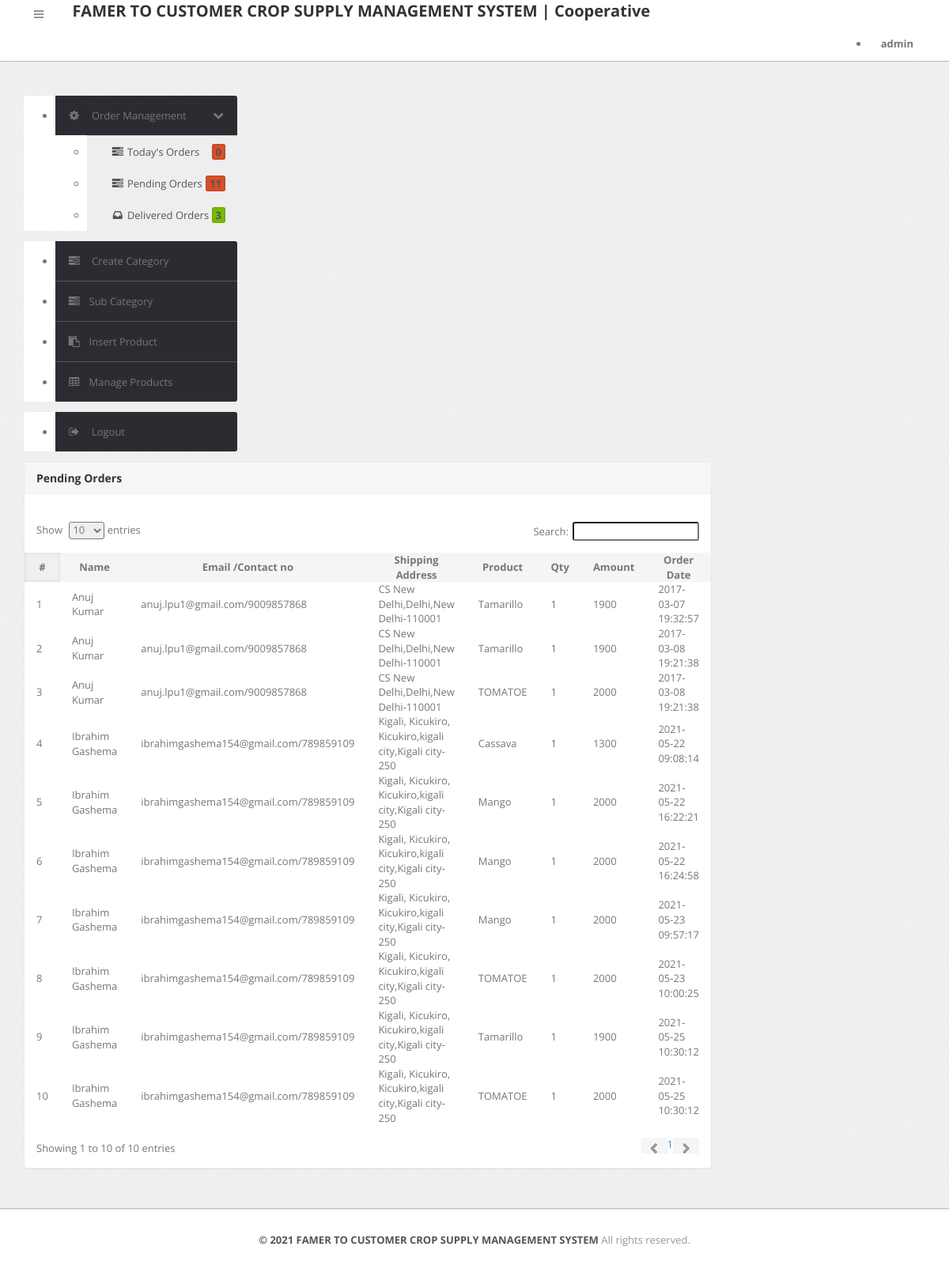
The app's page /cooperative/pending-orders.php (signed in) with its own data.
### tables this page shows
CREATE TABLE `orders` (
  `id` int(11) NOT NULL,
  `userId` int(11) DEFAULT NULL,
  `productId` varchar(255) DEFAULT NULL,
  `quantity` int(11) DEFAULT NULL,
  `orderDate` timestamp NOT NULL DEFAULT CURRENT_TIMESTAMP,
  `paymentMethod` varchar(50) DEFAULT NULL,
  `orderStatus` varchar(55) DEFAULT NULL
);

CREATE TABLE `users` (
  `id` int(11) NOT NULL,
  `name` varchar(255) DEFAULT NULL,
  `email` varchar(255) DEFAULT NULL,
  `contactno` bigint(11) DEFAULT NULL,
  `password` varchar(255) DEFAULT NULL,
  `shippingAddress` longtext,
  `shippingState` varchar(255) DEFAULT NULL,
  `shippingCity` varchar(255) DEFAULT NULL,
  `shippingPincode` int(11) DEFAULT NULL,
  `billingAddress` longtext,
  `billingState` varchar(255) DEFAULT NULL,
  `billingCity` varchar(255) DEFAULT NULL,
  `billingPincode` int(11) DEFAULT NULL,
  `regDate` timestamp NOT NULL DEFAULT CURRENT_TIMESTAMP,
  `updationDate` varchar(255) DEFAULT NULL
);

CREATE TABLE `products` (
  `id` int(11) NOT NULL,
  `category` int(11) NOT NULL,
  `subCategory` int(11) DEFAULT NULL,
  `productName` varchar(255) DEFAULT NULL,
  `productCompany` varchar(255) DEFAULT NULL,
  `productPrice` int(11) DEFAULT NULL,
  `productPriceBeforeDiscount` int(11) DEFAULT NULL,
  `quantity` varchar(100) NOT NULL,
  `productDescription` longtext,
  `productImage1` varchar(255) DEFAULT NULL,
  `productImage2` varchar(255) DEFAULT NULL,
  `productImage3` varchar(255) DEFAULT NULL,
  `shippingCharge` int(11) DEFAULT NULL,
  `productAvailability` varchar(255) DEFAULT NULL,
  `postingDate` timestamp NULL DEFAULT CURRENT_TIMESTAMP,
  `updationDate` varchar(255) DEFAULT NULL
);

### cooperative/pending-orders.php (the view, shortened to what this page needs)
<?php
if(strlen($_SESSION['alogin'])==0)
	{
header('location:index.php');
}
else{
?>
<!DOCTYPE html>
<html lang="en">
<head>
	<link type="text/css" href="bootstrap/css/bootstrap.min.css" rel="stylesheet">
	<link type="text/css" href="bootstrap/css/bootstrap-responsive.min.css" rel="stylesheet">
	<link type="text/css" href="css/theme.css" rel="stylesheet">
	<link type="text/css" href="images/icons/css/font-awesome.css" rel="stylesheet">
</head>
<body>
<?php include('include/header.php');?>
	<div class="wrapper">
		<div class="container">
			<div class="row">
<?php include('include/sidebar.php');?>
			<div class="span9">
					<div class="content">
	<div class="module">
							<div class="module-head">
								<h3>Pending Orders</h3>
							</div>
							<div class="module-body table">
									<br />
								<table cellpadding="0" cellspacing="0" border="0" class="datatable-1 table table-bordered table-striped	 display table-responsive" >
									<thead>
										<tr>
											<th>#</th>
											<th> Name</th>
											<th width="50">Email /Contact no</th>
											<th>Shipping Address</th>
											<th>Product </th>
											<th>Qty </th>
											<th>Amount </th>
											<th>Order Date</th>
										</tr>
									</thead>
<tbody>
<?php
$status='Delivered';
$query=mysqli_query($con,"select users.name as username,users.email as useremail,users.contactno as usercontact,users.shippingAddress as shippingaddress,users.shippingCity as shippingcity,users.shippingState as shippingstate,users.shippingPincode as shippingpincode,products.productName as productname,products.shippingCharge as shippingcharge,orders.quantity as quantity,orders.orderDate as orderdate,products.productPrice as productprice,orders.id as id  from orders join users on  orders.userId=users.id join products on products.id=orders.productId where orders.	orderStatus!='$status' or orders.orderStatus is null");
$cnt=1;
while($row=mysqli_fetch_array($query))
{
?>
										<tr>
											<td><?php echo htmlentities($cnt);?></td>
											<td><?php echo htmlentities($row['username']);?></td>
<td><?php echo htmlentities($row['useremail']);?>/<?php echo htmlentities($row['usercontact']);?></td>
<td><?php echo htmlentities($row['shippingaddress'].",".$row['shippingcity'].",".$row['shippingstate']."-".$row['shippingpincode']);?></td>
											<td><?php echo htmlentities($row['productname']);?></td>
											<td><?php echo htmlentities($row['quantity']);?></td>
											<td><?php echo htmlentities($row['quantity']*$row['productprice']+$row['shippingcharge']);?></td>
											<td><?php echo htmlentities($row['orderdate']);?></td>
											</tr>
										<?php $cnt=$cnt+1; } ?>
										</tbody>
								</table>
							</div>
						</div>
					</div>
				</div>
			</div>
		</div>
	</div>
<?php include('include/footer.php');?>
</body>
<?php } ?>

### cooperative/css/theme.css (style rules this page uses)
body { font-size: 13px; font-family: 'Open Sans', Arial, sans-serif; background: #fff; color: #777 }
h1, h2, h3, h4, h5, h6 { color: #333; margin-top: 0 }
h3 { font-size: 20px }
.wrapper { background: url(../images/bg.png) #eee; border-bottom: 1px solid #bbb; -webkit-box-shadow: 0 1px 2px rgba(0,0,0,0.1); -moz-box-shadow: 0 1px 2px rgba(0,0,0,0.1); box-shadow: 0 1px 2px rgba(0,0,0,0.1); padding: 30px 0 }
.module { background: #fff; -webkit-border-radius: 3px; -moz-border-radius: 3px; border-radius: 3px; border: 1px solid #ccc; border-bottom-color: #bbb; -webkit-box-shadow: 0 0 1px rgba(0,0,0,0.2); -moz-box-shadow: 0 0 1px rgba(0,0,0,0.2); box-shadow: 0 0 1px rgba(0,0,0,0.2); margin-bottom: 30px }
.table { margin-bottom: 0 }
.table th, .table td { border-color: #d5d5d5!important }
.table-bordered thead:first-child tr:first-child>th:first-child, .table-bordered tbody:first-child tr:first-child>td:first-child { -webkit-border-top-left-radius: 2px; -moz-border-radius-topleft: 2px; border-top-left-radius: 2px }
.table-bordered thead:last-child tr:last-child>th:first-child, .table-bordered tbody:last-child tr:last-child>td:first-child, .table-bordered tfoot:last-child tr:last-child>td:first-child { -webkit-border-bottom-left-radius: 2px; -moz-border-radius-bottomleft: 2px; border-bottom-left-radius: 2px }
.module { box-shadow: 0 0 3px rgba(0,0,0,.1); border-color: #e9e9e9; margin-bottom: 20px; background-color: #fff; border-radius: 4px; -webkit-box-shadow: 0 1px 1px rgba(0,0,0,.05); box-shadow: 0 1px 1px rgba(0,0,0,.05); }
.module-head { color: #767676; background-color: #f6f6f6; border-color: #e9e9e9; padding: 10px 15px; border-bottom: 1px solid transparent; border-top-right-radius: 3px; border-top-left-radius: 3px; }
.module-head h3 { font-size: 14px; line-height: 20px; height: 20px; margin: 0 }
.module-body { padding: 15px }
.module-body.table { padding: 15px 0 }
.module-body.table .table th, .module-body.table .table td { padding-left: 15px; padding-right: 15px }
.dataTables_wrapper table th { background: #f5f5f5; cursor: pointer }
.dataTables_wrapper table th.sorting_asc, .dataTables_wrapper table th.sorting_desc { background: #f0f0f0; -webkit-box-shadow: 0 0 5px rgba(0,0,0,0.1) inset; -moz-box-shadow: 0 0 5px rgba(0,0,0,0.1) inset; box-shadow: 0 0 5px rgba(0,0,0,0.1) inset }
.dataTables_wrapper .table-bordered { -webkit-border-radius: 0; -moz-border-radius: 0; border-radius: 0; border-left: 0; border-right: 0 }
.dataTables_wrapper .table-bordered thead tr>th:first-child, .dataTables_wrapper .table-bordered tbody tr>td:first-child, .dataTables_wrapper .table-bordered tfoot tr>td:first-child, .dataTables_wrapper .table-bordered tfoot tr>th:first-child { border-left: 0 }
.dataTables_wrapper .table-bordered thead:first-child tr:first-child>th:first-child, .dataTables_wrapper .table-bordered tbody:first-child tr:first-child>td:first-child { -webkit-border-top-left-radius: 0; -moz-border-radius-topleft: 0; border-top-left-radius: 0 }
.dataTables_wrapper .table-bordered thead:last-child tr:last-child>th:first-child, .dataTables_wrapper .table-bordered tbody:last-child tr:last-child>td:first-child, .dataTables_wrapper .table-bordered tfoot:last-child tr:last-child>td:first-child { -webkit-border-bottom-left-radius: 0; -moz-border-radius-bottomleft: 0; border-bottom-left-radius: 0 }

### records on screen
orders: userId.name "Anuj Kumar", userId.email "anuj.lpu1@gmail.com", userId.contactno "9009857868", userId.shippingPincode "CS New Delhi,Delhi,New Delhi-110001", productId.productName "Tamarillo", quantity "1", $row['quantity']*$row['productprice']+$row['shippingcharge'] "1900", orderDate "2017-03-07 19:32:57"
orders: userId.name "Anuj Kumar", userId.email "anuj.lpu1@gmail.com", userId.contactno "9009857868", userId.shippingPincode "CS New Delhi,Delhi,New Delhi-110001", productId.productName "Tamarillo", quantity "1", $row['quantity']*$row['productprice']+$row['shippingcharge'] "1900", orderDate "2017-03-08 19:21:38"
orders: userId.name "Anuj Kumar", userId.email "anuj.lpu1@gmail.com", userId.contactno "9009857868", userId.shippingPincode "CS New Delhi,Delhi,New Delhi-110001", productId.productName "TOMATOE", quantity "1", $row['quantity']*$row['productprice']+$row['shippingcharge'] "2000", orderDate "2017-03-08 19:21:38"
orders: userId.name "Ibrahim Gashema", userId.email "ibrahimgashema154@gmail.com", userId.contactno "789859109", userId.shippingPincode "Kigali, Kicukiro, Kicukiro,kigali city,Kigali city-250", productId.productName "Cassava", quantity "1", $row['quantity']*$row['productprice']+$row['shippingcharge'] "1300", orderDate "2021-05-22 09:08:14"
orders: userId.name "Ibrahim Gashema", userId.email "ibrahimgashema154@gmail.com", userId.contactno "789859109", userId.shippingPincode "Kigali, Kicukiro, Kicukiro,kigali city,Kigali city-250", productId.productName "Mango", quantity "1", $row['quantity']*$row['productprice']+$row['shippingcharge'] "2000", orderDate "2021-05-22 16:22:21"
orders: userId.name "Ibrahim Gashema", userId.email "ibrahimgashema154@gmail.com", userId.contactno "789859109", userId.shippingPincode "Kigali, Kicukiro, Kicukiro,kigali city,Kigali city-250", productId.productName "Mango", quantity "1", $row['quantity']*$row['productprice']+$row['shippingcharge'] "2000", orderDate "2021-05-22 16:24:58"
orders: userId.name "Ibrahim Gashema", userId.email "ibrahimgashema154@gmail.com", userId.contactno "789859109", userId.shippingPincode "Kigali, Kicukiro, Kicukiro,kigali city,Kigali city-250", productId.productName "Mango", quantity "1", $row['quantity']*$row['productprice']+$row['shippingcharge'] "2000", orderDate "2021-05-23 09:57:17"
orders: userId.name "Ibrahim Gashema", userId.email "ibrahimgashema154@gmail.com", userId.contactno "789859109", userId.shippingPincode "Kigali, Kicukiro, Kicukiro,kigali city,Kigali city-250", productId.productName "TOMATOE", quantity "1", $row['quantity']*$row['productprice']+$row['shippingcharge'] "2000", orderDate "2021-05-23 10:00:25"
orders: userId.name "Ibrahim Gashema", userId.email "ibrahimgashema154@gmail.com", userId.contactno "789859109", userId.shippingPincode "Kigali, Kicukiro, Kicukiro,kigali city,Kigali city-250", productId.productName "Tamarillo", quantity "1", $row['quantity']*$row['productprice']+$row['shippingcharge'] "1900", orderDate "2021-05-25 10:30:12"
orders: userId.name "Ibrahim Gashema", userId.email "ibrahimgashema154@gmail.com", userId.contactno "789859109", userId.shippingPincode "Kigali, Kicukiro, Kicukiro,kigali city,Kigali city-250", productId.productName "TOMATOE", quantity "1", $row['quantity']*$row['productprice']+$row['shippingcharge'] "2000", orderDate "2021-05-25 10:30:12"

### other values on screen
$_SESSION['alogin'] "admin"
$num_rows1 "0"
$num "11"
$num1 "3"
